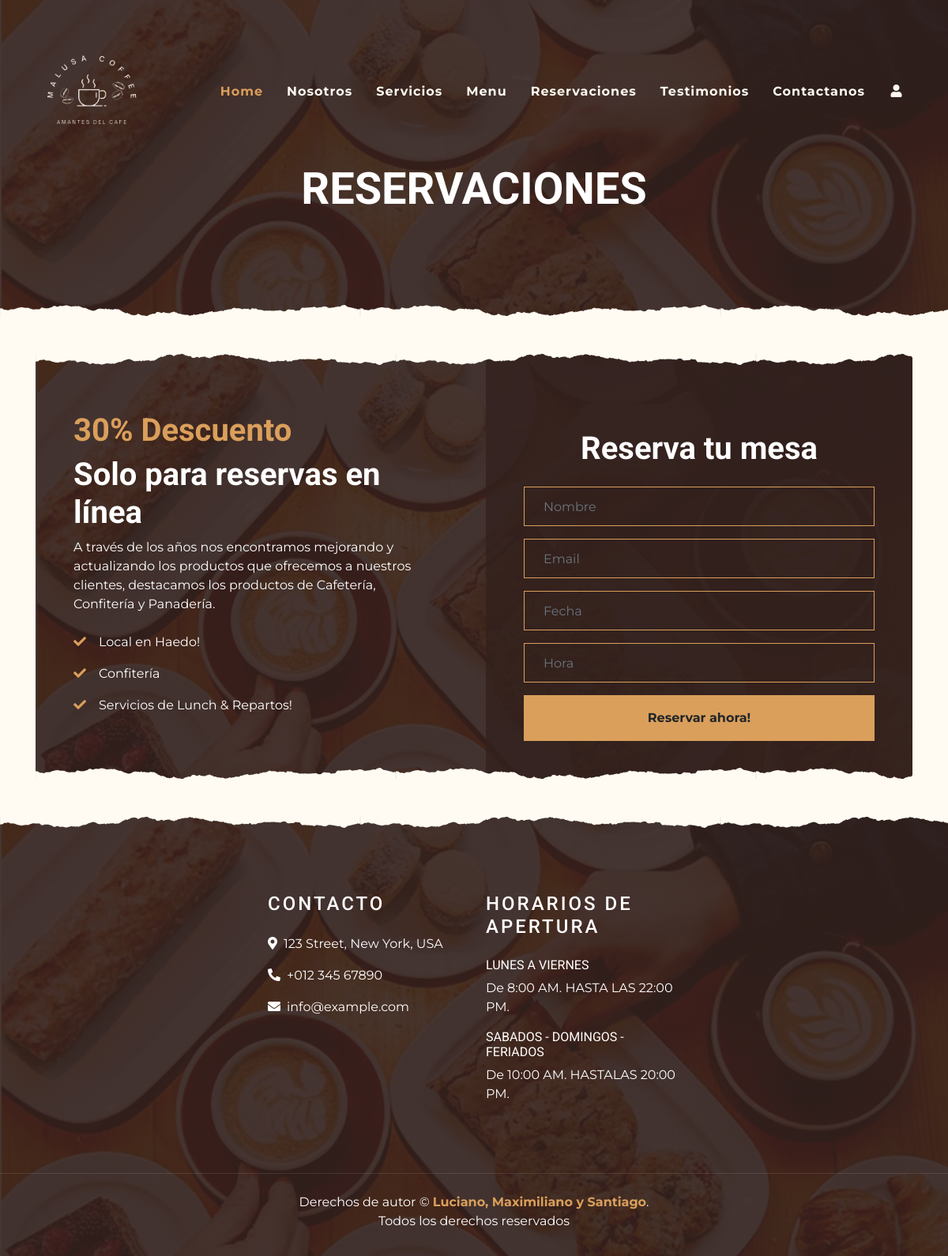
/reservas.php, run on an earlier commit of the app's database.
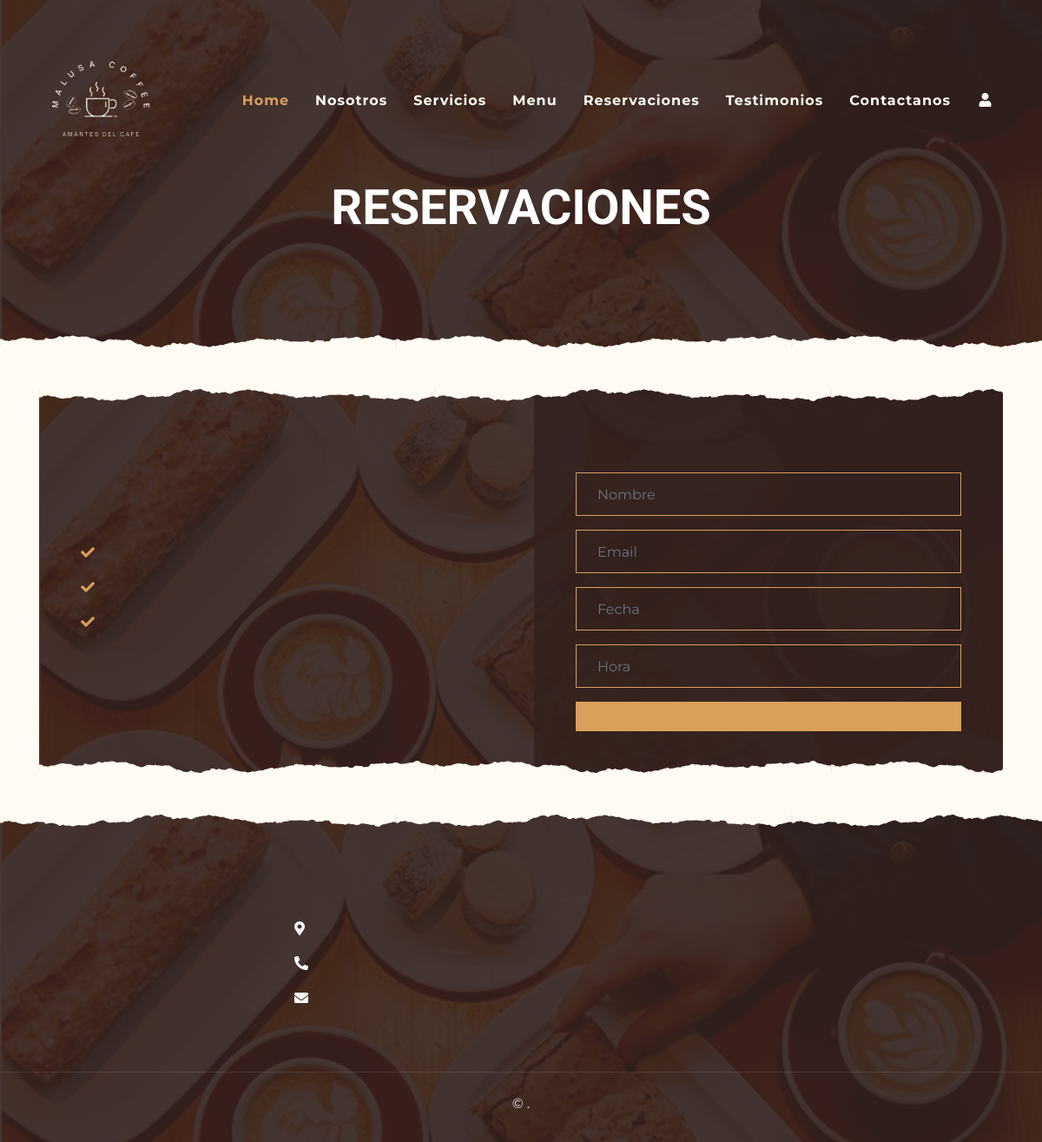
And on a later commit of the database.
### tables this page shows
CREATE TABLE IF NOT EXISTS tbl_configuraciones (
  id INT AUTO_INCREMENT PRIMARY KEY,
  nombre VARCHAR(255) NOT NULL,
  valor VARCHAR(255) NOT NULL
);

### reservas.php (the view, shortened to what the changed rows need)
<?php include("admin/bd.php");
 $sentencia= $conexion->prepare("SELECT * FROM `tbl_configuraciones`");
 $sentencia->execute();
 $lista_configuraciones=$sentencia->fetchAll(PDO::FETCH_ASSOC);
  ?>
<!DOCTYPE html>
<html lang="es">
<head>
    <link href="https://cdnjs.cloudflare.com/ajax/libs/font-awesome/5.10.0/css/all.min.css" rel="stylesheet">
    <link href="lib/owlcarousel/assets/owl.carousel.min.css" rel="stylesheet">
    <link href="lib/tempusdominus/css/tempusdominus-bootstrap-4.min.css" rel="stylesheet" />
    <link href="css/style.min.css" rel="stylesheet">
</head>
<body>
    <div class="container-fluid page-header mb-5 position-relative overlay-bottom">
        <div class="d-flex flex-column align-items-center justify-content-center pt-0 pt-lg-5" style="min-height: 400px">
            <h1 class="display-4 mb-3 mt-0 mt-lg-5 text-white text-uppercase">Reservaciones</h1>
        </div>
    </div>
        <div class="container-fluid my-5">
        <div class="container">
            <div class="reservation position-relative overlay-top overlay-bottom">
                <div class="row align-items-center">
                    <div class="col-lg-6 my-5 my-lg-0">
                        <div class="p-5">
                            <div class="mb-2">
                                <h1 class="display-6 text-primary"><?php echo $lista_configuraciones[8]['valor'];?></h1>
                                <h1 class="text-white"><?php echo $lista_configuraciones[9]['valor'];?></h1>
                            </div>
                            <p class="text-white"><?php echo $lista_configuraciones[10]['valor'];?></p>
                            <ul class="list-inline text-white m-0">
                                <li class="py-2"><i class="fa fa-check text-primary mr-3"></i><?php echo $lista_configuraciones[11]['valor'];?></li>
                                <li class="py-2"><i class="fa fa-check text-primary mr-3"></i><?php echo $lista_configuraciones[12]['valor'];?></li>
                                <li class="py-2"><i class="fa fa-check text-primary mr-3"></i><?php echo $lista_configuraciones[13]['valor'];?></li>
                            </ul>
                        </div>
                    </div>
                    <div class="col-lg-6">
                        <div class="text-center p-5" style="background: rgba(51, 33, 29, .8);">
                            <h1 class="text-white mb-4 mt-5"><?php echo $lista_configuraciones[15]['valor'];?></h1>
                            <form action="<?php echo htmlspecialchars($_SERVER['PHP_SELF']); ?>" method="post">
                                <div class="form-group">
                                </div>
                                <div class="form-group">
                                </div>
                                <div class="form-group">
                                </div>
                                <div class="form-group">
                                </div>
                                <div>
                                    <button type="submit" name="submit" class="btn btn-primary btn-block font-weight-bold py-3" ><?php echo $lista_configuraciones[16]['valor'];?></button>
                                </div>
                            </form>
                        </div>
                    </div>
                </div>
            </div>
        </div>
    </div>
    <div class="container-fluid footer text-white mt-5 pt-5 px-0 position-relative overlay-top">
        <div class="row mx-0 pt-5 px-sm-3 px-lg-5 mt-">
            <div class="col-lg-3 col-md-6 mb-5">
                <h4 class="text-white text-uppercase mb-4" style="letter-spacing: 3px;"><?php echo $lista_configuraciones[19]['valor'];?></h4>
                <p><i class="fa fa-map-marker-alt mr-2"></i><?php echo $lista_configuraciones[20]['valor'];?></p>
                <p><i class="fa fa-phone-alt mr-2"></i><?php echo $lista_configuraciones[21]['valor'];?></p>
                <p class="m-0"><i class="fa fa-envelope mr-2"></i><?php echo $lista_configuraciones[22]['valor'];?></p>
            </div>
            <div class="col-lg-3 col-md-6 mb-5">
                <h4 class="text-white text-uppercase mb-4" style="letter-spacing: 3px;"><?php echo $lista_configuraciones[23]['valor'];?></h4>
                <div>
                    <h6 class="text-white text-uppercase"><?php echo $lista_configuraciones[24]['valor'];?></h6>
                    <p><?php echo $lista_configuraciones[25]['valor'];?></p>
                    <h6 class="text-white text-uppercase"><?php echo $lista_configuraciones[26]['valor'];?></h6>
                    <p><?php echo $lista_configuraciones[27]['valor'];?></p>
                </div>
            </div>
        </div>
        <div class="container-fluid text-center text-white border-top mt-4 py-4 px-sm-3 px-md-5" style="border-color: rgba(256, 256, 256, .1) !important;">
            <p class="mb-2 text-white"><?php echo $lista_configuraciones[28]['valor'];?> &copy; <a class="font-weight-bold" href="#"><?php echo $lista_configuraciones[29]['valor'];?></a>. <br><?php echo $lista_configuraciones[30]['valor'];?></a></p>
        </div>
    </div>
</body>
</html>

What changed in the data, as far as the page shows it:
removed tbl_configuraciones: valor "30% Descuento"
removed tbl_configuraciones: valor "Solo para reservas en línea"
removed tbl_configuraciones: valor "A través de los años nos encontramos mejorando y actualizando los productos que ofrecemos a nuestros clientes, destacamos los productos de Cafetería, Confitería y Panadería."
removed tbl_configuraciones: valor "Local en Haedo!"
removed tbl_configuraciones: valor "Confitería"
removed tbl_configuraciones: valor "Servicios de Lunch & Repartos!"
removed tbl_configuraciones: valor "Reserva tu mesa"
removed tbl_configuraciones: valor "Reservar ahora!"
removed tbl_configuraciones: valor "CONTACTO"
removed tbl_configuraciones: valor "123 Street, New York, USA"
removed tbl_configuraciones: valor "+012 345 67890"
removed tbl_configuraciones: valor "info@example.com"
removed tbl_configuraciones: valor "HORARIOS DE APERTURA"
removed tbl_configuraciones: valor "LUNES A VIERNES"
removed tbl_configuraciones: valor "De 8:00 AM. HASTA LAS 22:00 PM."
removed tbl_configuraciones: valor "SABADOS - DOMINGOS - FERIADOS"
removed tbl_configuraciones: valor "De 10:00 AM. HASTALAS 20:00 PM."
removed tbl_configuraciones: valor "Derechos de autor"
removed tbl_configuraciones: valor "Luciano, Maximiliano y Santiago"
removed tbl_configuraciones: valor "Todos los derechos reservados"
